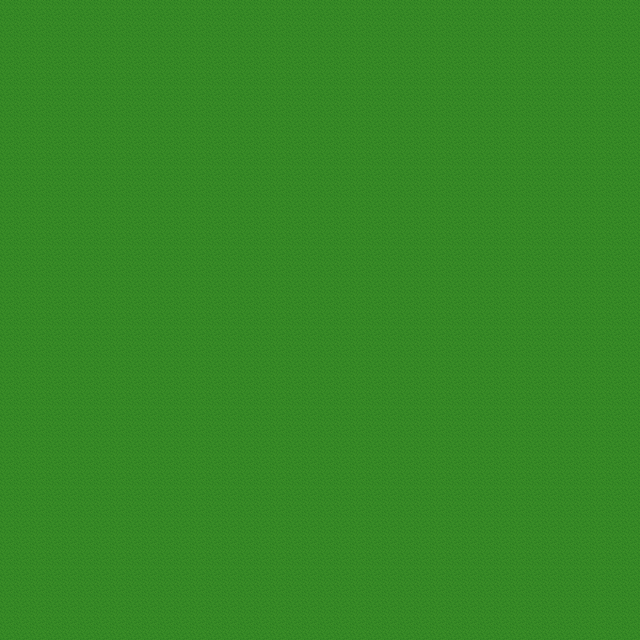

Rendered tile map (Tiled .tmx) drawn with the repository's tilesets; below, a short description and the map source with its tile grids summarised:
An orthogonal 40x40 tile map with 16x16 px tiles, 3 tile layers (ground, wall, tree), 3 tilesets.

<map version="1.10" tiledversion="1.10.2" orientation="orthogonal" renderorder="right-down" width="40" height="40" tilewidth="16" tileheight="16" infinite="0" nextlayerid="4" nextobjectid="1">
 <tileset firstgid="1" source="grasslv4.tsx" />
 <tileset firstgid="2" source="lv4_trees.tsx" />
 <tileset firstgid="11" source="wall.tsx" />
 <layer id="1" name="ground" width="40" height="40">
  <properties>
   <property name="unity:SortingLayer" value="Ground" />
   <property name="unity:layer" value="Ground" />
  </properties>
  <data>[1600 cells, 1600 non-empty, 1 distinct tile ids]</data>
 </layer>
 <layer id="2" name="wall" width="40" height="40">
  <properties>
   <property name="unity:ignore" value="Visual" />
   <property name="unity:layer" value="Obstacles" />
  </properties>
  <data>[1600 cells, 0 non-empty, 0 distinct tile ids]</data>
 </layer>
 <layer id="3" name="tree" width="40" height="40">
  <properties>
   <property name="unity:SortingLayer" value="Foreground" />
   <property name="unity:layer" value="Obstacles" />
  </properties>
  <data>[1600 cells, 0 non-empty, 0 distinct tile ids]</data>
 </layer>
</map>
